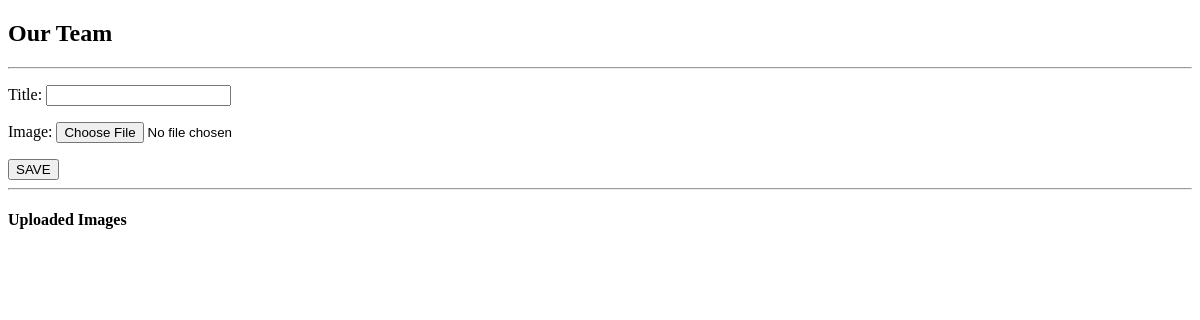
The app's page /user/contentaddimage/2 (signed in), older data.
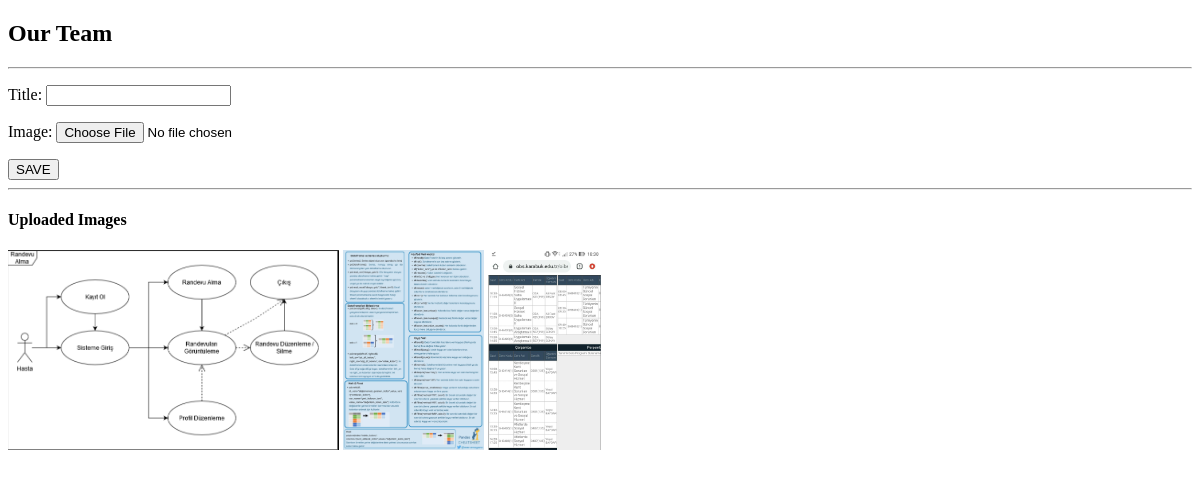
The same page, newer data.
### content/models.py (models this page shows, shortened)
class CImages(models.Model):
    content = models.ForeignKey(Content, on_delete=models.CASCADE)
    title = models.CharField(max_length=50, blank=True)
    image = models.ImageField(blank=True, upload_to='images/content/')
    def image_tag(self):
        return mark_safe('<img src="{}"height="50"/>'.format(self.image.url))
    image_tag.short_description = 'Image'

### user/views.py (the view)
# urls.py: path('contentaddimage/<int:id>', views.contentaddimage, name="contentaddimage"),
@login_required(login_url='/login')
def contentaddimage(request, id):
    if request.method == 'POST':
        lasturl = request.META.get('HTTP_REFERER')
        form = CImagesForm(request.POST, request.FILES)
        if form.is_valid():
            data = CImages()
            data.title = form.cleaned_data['title']
            data.image = form.cleaned_data['image']
            data.content_id = id
            data.save()
            messages.success(request, 'Image has been successfully uploaded!')
            return HttpResponseRedirect(lasturl)
        else:
            messages.warning(request, 'Form Error:' + str(form.errors))
            return HttpResponseRedirect(lasturl)
    else:
        content = get_object_or_404(Content, id=id)
        try:
            images = CImages.objects.filter(content_id=id)
        except:
            images = []
        form = CImagesForm()
        context = {
            'content': content,
            'images': images,
            'form': form
        }
        return render(request, 'user_content_gallery.html', context)

### content/models.py
class CImagesForm(ModelForm):
    class Meta:
        model = CImages
        fields = ['title', 'image']

### user/templates/user_content_gallery.html (shortened to what this page needs)
{% load static %}
<!DOCTYPE html>
<html lang="en">
<head>
</head>
<body>
    <h2>{{ content.title }} </h2>
    <hr>
    <form method="POST" enctype="multipart/form-data">
        {{form.as_p}}
        <input type="submit" class="btn btn-primary" value="SAVE">
    </form>
    <hr>
    <h4>Uploaded Images</h4>
    {% for image in images %}
        <img src="{{image.image.url}}" height="200">
    {% endfor %}
</body>

Row changes from the older to the newer data that the page shows:
added CImages: image (picture)
added CImages: image (picture)
added CImages: image (picture)
